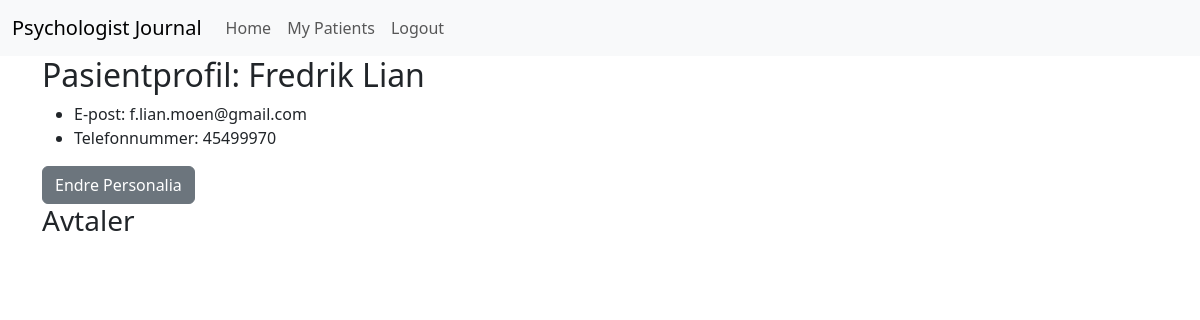
The app's page /patient/1 (signed in), older data.
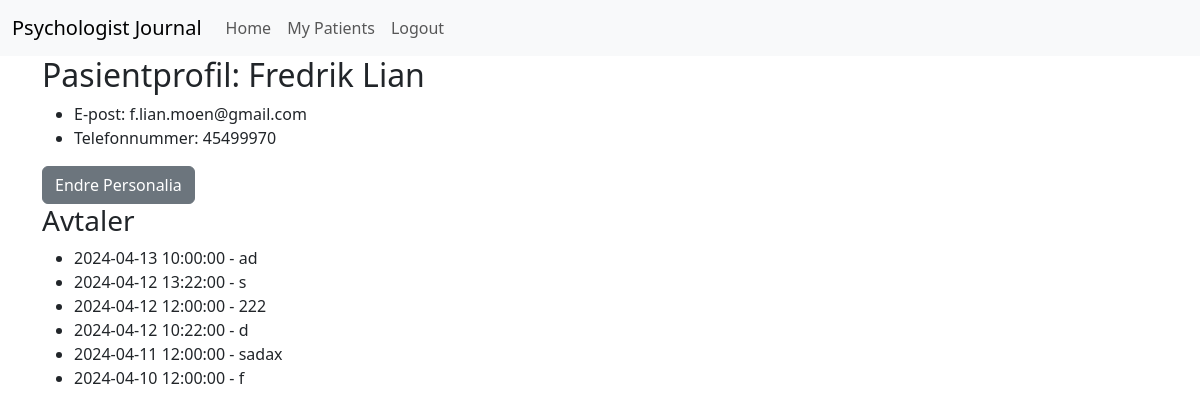
The same page, newer data.
### app/models.py (models this page shows)
class Patient(db.Model):
    id = db.Column(db.Integer, primary_key=True)
    first_name = db.Column(db.String(50), nullable=False)
    last_name = db.Column(db.String(50), nullable=False)
    birth_number = db.Column(db.String(11), unique=True, nullable=False)
    birth_date = db.Column(db.String(10), nullable=False)
    phone_number = db.Column(db.String(20), nullable=False)
    email = db.Column(db.String(100), nullable=False)
    gender = db.Column(db.String(10), nullable=False)
    address = db.Column(db.String(100), nullable=False)
    postal_code = db.Column(db.String(10), nullable=False)
    municipality = db.Column(db.String(50), nullable=False)
    psychologist_id = db.Column(db.Integer, db.ForeignKey('psychologist.id'), nullable=False)
    patient_appointments = db.relationship('Appointment', backref='patient', lazy=True)

class Appointment(db.Model):
    id = db.Column(db.Integer, primary_key=True)
    datetime = db.Column(db.DateTime, nullable=False, default=datetime.utcnow)
    description = db.Column(db.String(200))
    patient_id = db.Column(db.Integer, db.ForeignKey('patient.id'), nullable=False)

### app/routes.py (the view)
@app.route("/patient/<int:patient_id>")
@login_required
def view_patient(patient_id):
    patient = Patient.query.get_or_404(patient_id)
    appointments = Appointment.query.filter_by(patient_id=patient_id).order_by(Appointment.datetime.desc()).all()
    return render_template('patient_profile.html', patient=patient, appointments=appointments)

### app/models.py (called while the page is built)
@login_manager.user_loader
def load_user(user_id):
    return Psychologist.query.get(int(user_id))

### app/templates/patient_profile.html
{% extends "base.html" %}
{% block content %}
<h2>Pasientprofil: {{ patient.first_name }} {{ patient.last_name }}</h2>
<ul>
    <li>E-post: {{ patient.email }}</li>
    <li>Telefonnummer: {{ patient.phone_number }}</li>
</ul>
<a href="{{ url_for('edit_patient', patient_id=patient.id) }}" class="btn btn-secondary">Endre Personalia</a>
<h3>Avtaler</h3>
<ul>
{% for appointment in appointments %}
    <li>{{ appointment.datetime }} - {{ appointment.description }}</li>
{% endfor %}
</ul>
{% endblock %}

### app/templates/base.html (shortened to what this page needs)
<!DOCTYPE html>
<html lang="en">
<head>
    <link rel="stylesheet" href="{{ url_for('static', filename='styles.css') }}">
    <link href="https://cdn.jsdelivr.net/npm/bootstrap@5.3.3/dist/css/bootstrap.min.css" rel="stylesheet">
</head>
<body>
    {% include 'navbar.html' %}
    <div class="container">
        {% block content %}{% endblock %}
    </div>
</body>
</html>

### app/templates/navbar.html (shortened to what this page needs)
<nav class="navbar navbar-expand-lg navbar-light bg-light">
    <div class="container-fluid">
        <a class="navbar-brand" href="{{ url_for('home') }}">Psychologist Journal</a>
        <div class="collapse navbar-collapse" id="navbarNav">
            <ul class="navbar-nav">
                <li class="nav-item">
                    <a class="nav-link" href="{{ url_for('home') }}">Home</a>
                </li>
                {% if current_user.is_authenticated %}
                    <li class="nav-item">
                        <a class="nav-link" href="{{ url_for('patients') }}">My Patients</a>
                    </li>
                    <li class="nav-item">
                        <a class="nav-link" href="{{ url_for('logout') }}">Logout</a>
                    </li>
                {% endif %}
            </ul>
        </div>
    </div>
</nav>

Row changes from the older to the newer data that the page shows:
added Appointment: datetime "2024-04-13 10:00:00", description "ad"
added Appointment: datetime "2024-04-12 13:22:00", description "s"
added Appointment: datetime "2024-04-12 12:00:00", description "222"
added Appointment: datetime "2024-04-12 10:22:00", description "d"
added Appointment: datetime "2024-04-11 12:00:00", description "sadax"
added Appointment: datetime "2024-04-10 12:00:00", description "f"
